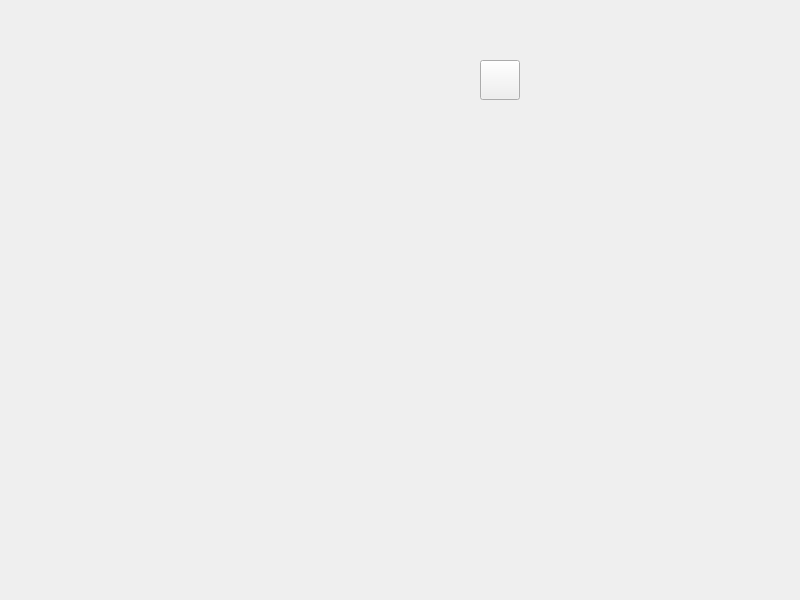
<?xml version="1.0" encoding="UTF-8"?>
<ui version="4.0">
 <class>SensorWindow</class>
 <widget class="QMainWindow" name="SensorWindow">
  <property name="geometry">
   <rect>
    <x>0</x>
    <y>0</y>
    <width>800</width>
    <height>600</height>
   </rect>
  </property>
  <property name="windowTitle">
   <string>Sensor Window</string>
  </property>
  <widget class="QWidget" name="centralwidget">
   <widget class="QPushButton" name="pushButton">
    <property name="geometry">
     <rect>
      <x>480</x>
      <y>60</y>
      <width>40</width>
      <height>40</height>
     </rect>
    </property>
    <property name="minimumSize">
     <size>
      <width>40</width>
      <height>40</height>
     </size>
    </property>
    <property name="sizeIncrement">
     <size>
      <width>1</width>
      <height>1</height>
     </size>
    </property>
    <property name="text">
     <string/>
    </property>
   </widget>
  </widget>
 </widget>
 <resources/>
 <connections/>
</ui>
